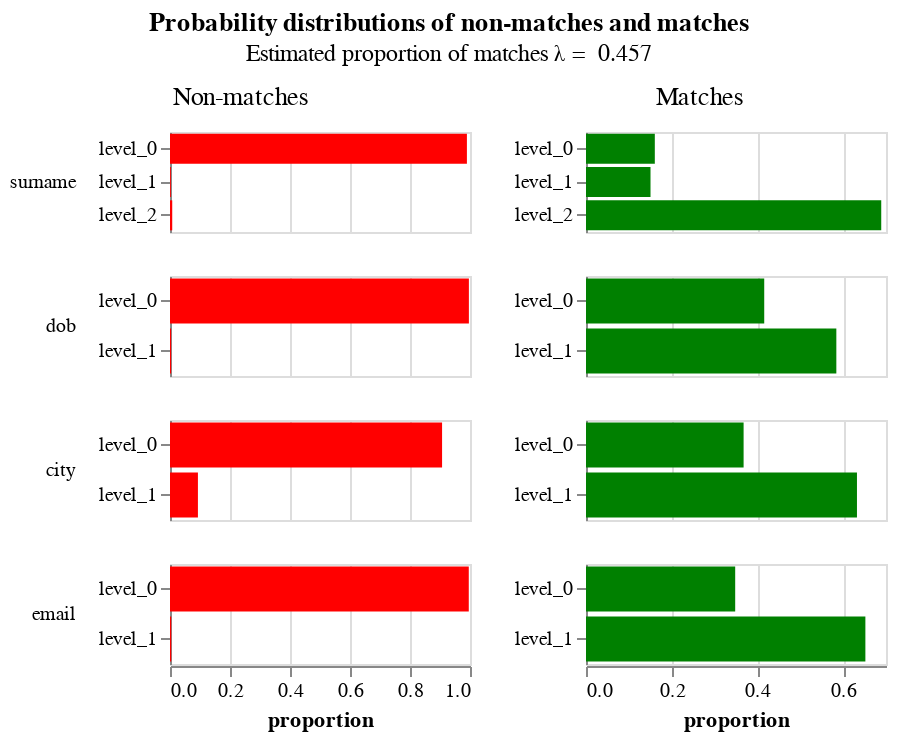

The notebook cell saved with this chart:
### Markdown cell above
The `params` property of the `linker` is an object that contains a lot of diagnostic information about how the match probability was computed.  The following cells demonstrate some of its functionality

### Code cell
model = linker.model
model.probability_distribution_chart()

### Figure 1 — Vega-Lite specification as saved in the notebook (floating-point values rounded to 4 significant figures)
{"config": {"view": {"continuousWidth": 400, "continuousHeight": 300, "height": 300, "width": 400}, "header": {"title": null}, "title": {"anchor": "middle", "offset": 10}}, "hconcat": [{"mark": "bar", "encoding": {"color": {"value": "red"}, "row": {"type": "nominal", "field": "column_name", "header": {"labelAlign": "left", "labelAnchor": "middle", "labelAngle": 0}, "sort": {"field": "gamma_index"}}, "tooltip": [{"type": "nominal", "field": "column_name"}, {"type": "ordinal", "field": "level_name"}, {"type": "quantitative", "field": "u_probability", "format": ".4f"}, {"type": "quantitative", "field": "bayes_factor", "format": ".4f"}, {"type": "nominal", "field": "level_proportion", "format": ".2%", "title": "Percentage of record comparisons in this level"}, {"type": "quantitative", "field": "log2_bayes_factor", "format": ".4f"}], "x": {"type": "quantitative", "axis": {"title": "proportion"}, "field": "u_probability"}, "y": {"type": "nominal", "axis": {"title": null}, "field": "level_name"}}, "height": 50, "resolve": {"scale": {"y": "independent"}}, "title": {"text": "Non-matches", "fontWeight": "normal"}, "transform": [{"filter": "(datum.bayes_factor != 'unnecessary filter2 due to vega lite issue 4680')"}], "width": 150}, {"mark": "bar", "encoding": {"color": {"value": "green"}, "row": {"type": "nominal", "field": "column_name", "header": {"labels": false}, "sort": {"field": "gamma_index"}}, "tooltip": [{"type": "nominal", "field": "column_name"}, {"type": "ordinal", "field": "level_name"}, {"type": "quantitative", "field": "m_probability", "format": ".4f"}, {"type": "quantitative", "field": "bayes_factor", "format": ".4f"}, {"type": "nominal", "field": "level_proportion", "format": ".2%", "title": "Percentage of record comparisons in this level"}, {"type": "quantitative", "field": "log2_bayes_factor", "format": ".4f"}], "x": {"type": "quantitative", "axis": {"title": "proportion"}, "field": "m_probability"}, "y": {"type": "nominal", "axis": {"title": null}, "field": "level_name"}}, "height": 50, "resolve": {"scale": {"y": "independent"}}, "title": {"text": "Matches", "fontWeight": "normal"}, "transform": [{"filter": "(datum.bayes_factor != 'unnecessary filter due to vega lite issue 4680')"}], "width": 150}], "data": {"name": "data-794529fbd9114d397924d32b6eee045b"}, "title": {"text": "Probability distributions of non-matches and matches ", "subtitle": "Estimated proportion of matches λ =  0.457"}, "transform": [], "$schema": "https://vega.github.io/schema/vega-lite/v4.json", "datasets": {"data-794529fbd9114d397924d32b6eee045b": [{"m_probability": 0.1606, "u_probability": 0.9897, "bayes_factor": 0.1622, "log2_bayes_factor": -2.624, "gamma_column_name": "gamma_surname", "level_name": "level_0", "gamma_index": 0, "column_name": "surname", "max_gamma_index": 2, "num_levels": 3, "level_proportion": 0.611}, {"m_probability": 0.1505, "u_probability": 0.002865, "bayes_factor": 52.54, "log2_bayes_factor": 5.715, "gamma_column_name": "gamma_surname", "level_name": "level_1", "gamma_index": 1, "column_name": "surname", "max_gamma_index": 2, "num_levels": 3, "level_proportion": 0.07031}, {"m_probability": 0.6889, "u_probability": 0.007443, "bayes_factor": 92.56, "log2_bayes_factor": 6.532, "gamma_column_name": "gamma_surname", "level_name": "level_2", "gamma_index": 2, "column_name": "surname", "max_gamma_index": 2, "num_levels": 3, "level_proportion": 0.3187}, {"m_probability": 0.4159, "u_probability": 0.9963, "bayes_factor": 0.4174, "log2_bayes_factor": -1.26, "gamma_column_name": "gamma_dob", "level_name": "level_0", "gamma_index": 0, "column_name": "dob", "max_gamma_index": 1, "num_levels": 2, "level_proportion": 0.7312}, {"m_probability": 0.5841, "u_probability": 0.003704, "bayes_factor": 157.7, "log2_bayes_factor": 7.301, "gamma_column_name": "gamma_dob", "level_name": "level_1", "gamma_index": 1, "column_name": "dob", "max_gamma_index": 1, "num_levels": 2, "level_proportion": 0.2688}, {"m_probability": 0.3677, "u_probability": 0.9069, "bayes_factor": 0.4055, "log2_bayes_factor": -1.302, "gamma_column_name": "gamma_city", "level_name": "level_0", "gamma_index": 0, "column_name": "city", "max_gamma_index": 1, "num_levels": 2, "level_proportion": 0.6606}, {"m_probability": 0.6323, "u_probability": 0.09308, "bayes_factor": 6.793, "log2_bayes_factor": 2.764, "gamma_column_name": "gamma_city", "level_name": "level_1", "gamma_index": 1, "column_name": "city", "max_gamma_index": 1, "num_levels": 2, "level_proportion": 0.3394}, {"m_probability": 0.3481, "u_probability": 0.9959, "bayes_factor": 0.3495, "log2_bayes_factor": -1.516, "gamma_column_name": "gamma_email", "level_name": "level_0", "gamma_index": 0, "column_name": "email", "max_gamma_index": 1, "num_levels": 2, "level_proportion": 0.7}, {"m_probability": 0.6519, "u_probability": 0.00407, "bayes_factor": 160.2, "log2_bayes_factor": 7.323, "gamma_column_name": "gamma_email", "level_name": "level_1", "gamma_index": 1, "column_name": "email", "max_gamma_index": 1, "num_levels": 2, "level_proportion": 0.3}]}}
